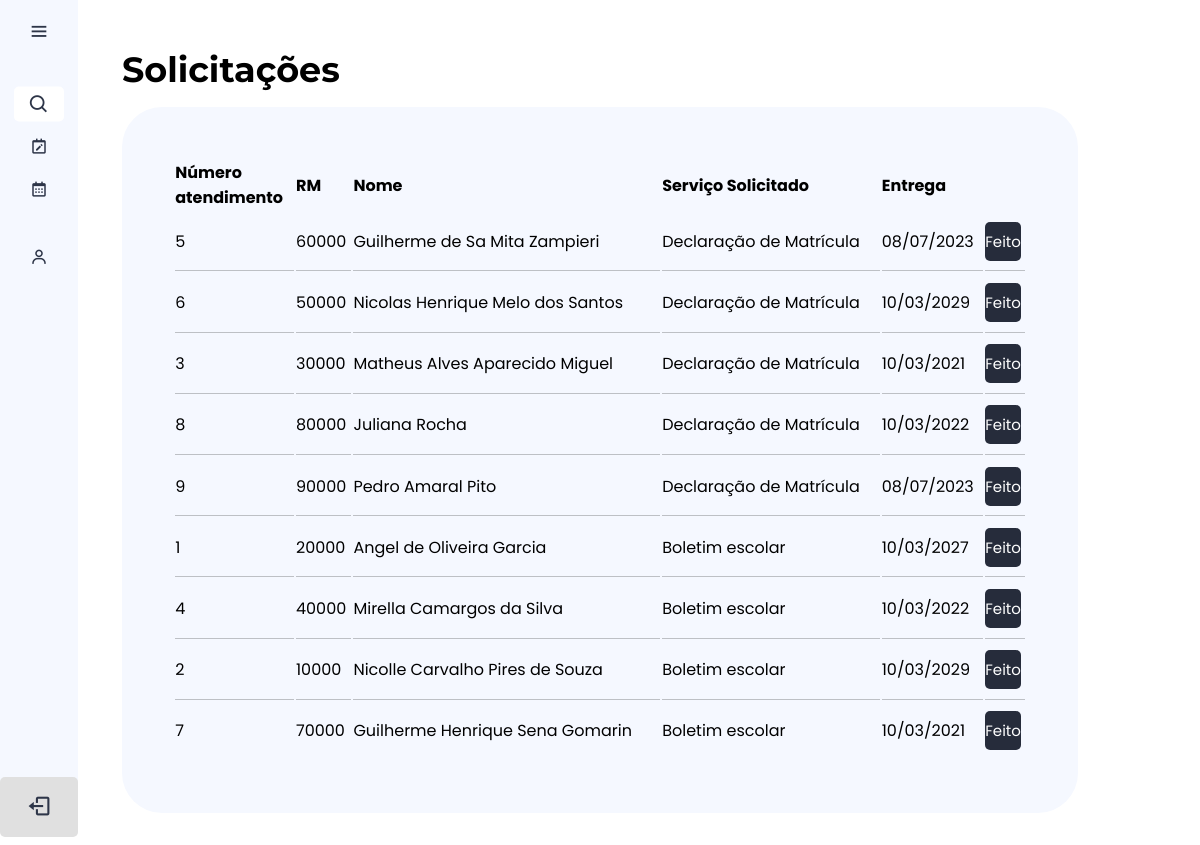
The page /Plataforma/model/paginaInicial.php on the database its author committed.
### tables this page shows
create table tbAtendimento(	
 num_atendi int primary key auto_increment,
 tipo_ate  varchar(30),
data_ate date,
rede_neural int, foreign key(rede_neural) references tbIA(rede_neural),
status ENUM('ativo', 'inativo') NOT NULL DEFAULT 'ativo'
 );

create table tbAluno(	
 rm_aluno int(5) primary key,
 nome_aluno varchar(60),
 tel_aluno int(11));

create table tbServico(	
 cod_servico int primary key auto_increment,
 nome_servico  varchar(30),
 tipo_servico varchar (30)
 
);

### Plataforma/model/paginaInicial.php (the view, shortened to what this page needs)
<!DOCTYPE html>
<html lang="pt-br">
<head>
    <link href='https://unpkg.com/boxicons@2.1.4/css/boxicons.min.css' rel='stylesheet'>
    <link rel="stylesheet" type="text/css" href="../css/styleInicial.css">
</head>
<body>
<div class="sidebar">
        <div class="logo_details">
                <i class="bx bx-menu" id="btn"></i>
        </div>
        <ul class="nav-list">
            <li>
                <i class="bx bx-search"></i>
            </li>
            <li>
                <a href="paginaInicial.php">
                  <i class="bx bx-calendar-edit"></i>
                </a>
            </li>
            <li>
                <a href="historico.php">
                    <i class="bx bx-calendar"></i>
                  </a>
            </li>
            <li>
                <a href="../view/perfil.php">
                    <i class="bx bx-user"></i>
                  </a>
            </li>
            <section class="profile">
                <div class="profile_details">
                    <div class="profile_content">
                        <div class="name">Nicolle Carvalho</div>
                        <a href="../view/perfil.php"><p class="ir">Ir para o perfil</p> </a>
                    </div>
                    <a href="../index.php"><i class="bx bx-log-out" id="log_out" placeholder="Sair"></i> </a>
                </div>
</section>
        </ul>
    </div>
<div class="container">
    <nav>
    <div class="dashboard-cont">
    <h2>Solicitações</h2>
    <table id="tabelaDados">
        <thead>
            <tr>
            <th>Número </br>atendimento</th>
                <th>RM</th>
                <th>Nome</th>
                <th>Serviço Solicitado</th>
                <th>Entrega</th>
                <th></th>
            </tr>
        </thead>
        <tbody>
            <?php
            include_once '../control/conexao.php';
            $consulta = '
            SELECT tbatendimento.num_atendi, tbaluno.rm_aluno, tbaluno.nome_aluno, tbservico.nome_servico, tbatendimento.data_ate
            FROM tbatendimento
            JOIN atendi_solicita_servico ON tbatendimento.num_atendi = atendi_solicita_servico.num_atendi
            JOIN tbservico ON atendi_solicita_servico.cod_servico = tbservico.cod_servico
            JOIN aluno_retira_data ON tbatendimento.num_atendi = aluno_retira_data.num_atendi
            JOIN tbaluno ON aluno_retira_data.rm_aluno = tbaluno.rm_aluno
            WHERE tbatendimento.status = "ativo";';
            $executar = mysqli_query($conn, $consulta);
            while ($exibir = mysqli_fetch_array($executar)) {
                echo "<tr>";
                echo "<td>".$exibir['num_atendi']."</td>";
                echo "<td>".$exibir['rm_aluno']."</td>";
                echo "<td>".$exibir['nome_aluno']."</td>";
                echo "<td>".$exibir['nome_servico']."</td>";
                $dataFormatada = date('d/m/Y', strtotime($exibir['data_ate']));
                echo "<td>".$dataFormatada."</td>";
                echo '<td>
                <form method="post" action="../control/mover_atendimento.php">
                <input type="hidden" name="num_atendi" value="' . $exibir['num_atendi'] . '">
                <button type="submit" class="mover-btn" name="excluir">Feito</button>
            </form>
                </td>';
                echo "</tr>";
            }
            ?>
        </tbody>
    </table>
</div>
    </nav>
</div>
</body>
</html>

### Plataforma/css/styleInicial.css (style rules this page uses)
:root { --color-default: #2d3548;; --color-second: #f5f8ff; --color-white:#fff; --color--body:#e4e9f7; --color--light:#e0e0e0; }
* { padding:0%; margin:0%; box-sizing: border-box; font-family: 'Poppins', sans-serif; }
body { min-height: 100vh; }
.sidebar { min-height: 100vh; width: 78px; padding: 6px 14px; z-index: 99; background-color: #f5f8ff; transition: all .5s ease ; position:fixed; top: 0; left: 0; }
.sidebar .logo_details { height: 60px; display: flex; align-items: center; position: relative; }
.sidebar .logo_details #btn { position: absolute; top: 50%; right: 0; transform: translateY(-50%); font-size: 22px; text-align: center; cursor: pointer; transition: all .5s ease; }
.sidebar i { color:#2d3548; height: 70px; line-height: 60px; min-width: 50px; font-size: 25px; text-align: center; }
.sidebar .nav-list { margin-top:20px; height: 100%; }
.sidebar li { position: relative; margin: 8px 0; list-style: none; }
.sidebar .bx-search { position: absolute; top:50%; left: 0; transform: translateY(-50%); font-size: 22px; background-color: #fff; }
.sidebar li a { display: flex; height: 100%; width: 100%; align-items: center; text-decoration: none; background-color: #f5f8ff; position: relative; transition: all .5s ease; z-index: 12; }
.sidebar li a::after { content: ""; position: absolute; width: 100%; height: 100%; transform: scaleX(0); background-color: #2d3548; border-radius: 5px; transition: transform 0.3% ease-in-out; transform-origin: left; z-index: -2; }
.sidebar li i { height: 35px; line-height: 35px; font-size: 18px; border-radius: 5px; }
.sidebar section.profile { position: fixed; height: 60px; width: 78px; left: 0; bottom: 8px; padding: 10px 14px; overflow: hidden; transition: all .5s ease; }
.sidebar .profile .profile_details { display: flex; align-items: center; flex-wrap: nowrap; }
.sidebar section.profile .name { font-size: 15px; font-weight: 500; color:#2d3548; white-space: nowrap; }
.sidebar section.profile { font-size: 12px; }
.sidebar p { font-size: 14px; font-weight: 400; color:#2d3548; white-space: nowrap; cursor: pointer; }
.sidebar .profile #log_out { position: absolute; top: 50%; right: 0; transform: translateY(-50%); background-color: #e0e0e0; width: 100%; height: 60px; line-height: 60px; border-radius: 5px; cursor: pointer; transition: all 0.5s ease; }
.container { max-width: 85%; margin: 0 auto; }
.dashboard-cont { padding: 2rem; }
.dashboard-cont h2 { margin-bottom: 2vh; font-family: 'Montserrat', sans-serif; font-size: 35px; margin-top: 2vh; }
.dashboard-cont table { background: #f5f8ff; width: 100%; padding: 3.2rem; transition: all 300ms ease; border-radius: 40px; }
#tabelaDados th { text-align: justify; }
table tbody td { height: 2.8rem; border-bottom: 1px solid #bdc0c5; color: black; }
table tbody tr:last-child td { border: none }
.mover-btn { background-color: #262c3b; color: #fff; padding: 8px; border: none; cursor: pointer; transition: background-color 0.3s; display: flex; align-items: center; justify-content: center; font-size: 15px; font-weight: 400; border-radius: 5px; width: 3vw; margin-top: 1.2vh; margin-bottom: 1.2vh; }
.profile a { text-decoration: none; }

### rows shown on the page
tbatendimento: num_atendi "5", tbaluno.rm_aluno "60000", tbaluno.nome_aluno "Guilherme de Sa Mita Zampieri", tbservico.nome_servico "Declaração de Matrícula", data_ate "08/07/2023"
tbatendimento: num_atendi "6", tbaluno.rm_aluno "50000", tbaluno.nome_aluno "Nicolas Henrique Melo dos Santos", tbservico.nome_servico "Declaração de Matrícula", data_ate "10/03/2029"
tbatendimento: num_atendi "3", tbaluno.rm_aluno "30000", tbaluno.nome_aluno "Matheus Alves Aparecido Miguel", tbservico.nome_servico "Declaração de Matrícula", data_ate "10/03/2021"
tbatendimento: num_atendi "8", tbaluno.rm_aluno "80000", tbaluno.nome_aluno "Juliana Rocha", tbservico.nome_servico "Declaração de Matrícula", data_ate "10/03/2022"
tbatendimento: num_atendi "9", tbaluno.rm_aluno "90000", tbaluno.nome_aluno "Pedro Amaral Pito", tbservico.nome_servico "Declaração de Matrícula", data_ate "08/07/2023"
tbatendimento: num_atendi "1", tbaluno.rm_aluno "20000", tbaluno.nome_aluno "Angel de Oliveira Garcia", tbservico.nome_servico "Boletim escolar", data_ate "10/03/2027"
tbatendimento: num_atendi "4", tbaluno.rm_aluno "40000", tbaluno.nome_aluno "Mirella Camargos da Silva", tbservico.nome_servico "Boletim escolar", data_ate "10/03/2022"
tbatendimento: num_atendi "2", tbaluno.rm_aluno "10000", tbaluno.nome_aluno "Nicolle Carvalho Pires de Souza", tbservico.nome_servico "Boletim escolar", data_ate "10/03/2029"
tbatendimento: num_atendi "7", tbaluno.rm_aluno "70000", tbaluno.nome_aluno "Guilherme Henrique Sena Gomarin", tbservico.nome_servico "Boletim escolar", data_ate "10/03/2021"
